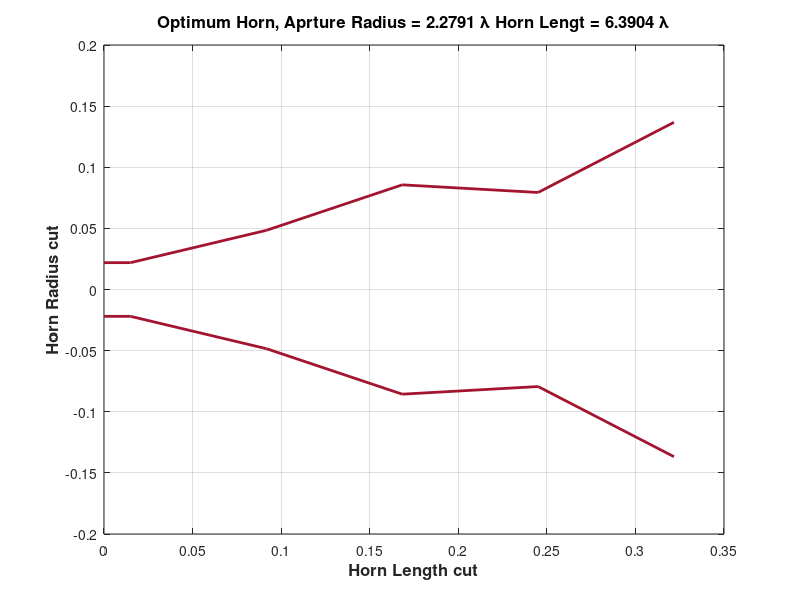

MATLAB code for this plot: (Note: this script raises an error after producing the figure.)
%% Optimum design for -45dB return loss from pattern search optimization 
clear;
c0 = 3e8;
F = 5e9;
lamb = c0./F;
N = 5;
data = load('fmincon_V2L_ms3serv2_fl_V2.mat');
fmin = data.fmin2;

R = [fmin.r(1) fmin.r(1:N).'];

% R = [0.02283 0.02283 0.06313 0.07772 0.09971 0.1467]; % From GA algo


% R = [0.02 0.02 0.02667 0.03333 0.04 0.04667 0.05333 0.06 0.06667 0.07333 0.09562 0.08667 0.09333 0.1009 0.1067 0.1156...
%     0.1491];
% N = length(R) - 1;
% Len = 0.3912;
% Len = fmin.r(N + 1);

Len = fmin.r(N+1);

l1 = lamb./4;
L = [l1 ones(1, N - 1)./N .* Len];

for i = 1:N
    L_axis(i) = sum(L(1:i));
end
L_axis = [0 L_axis];
figure;
plot(L_axis, R, 'LineWidth', 2, 'Color', [0.6350, 0.0780, 0.1840] );
hold on;
plot(L_axis, -R, 'LineWidth', 2, 'Color', [0.6350, 0.0780, 0.1840] );
title(['Optimum Horn, Aprture Radius = ', num2str(R(end)./lamb), ' \lambda ', 'Horn Lengt = ', num2str(Len./lamb), ' \lambda'], 'FontSize', 12, 'FontWeight', 'bold');
xlabel('Horn Length cut', 'FontSize', 12, 'FontWeight', 'bold');
ylabel('Horn Radius cut', 'FontSize', 12, 'FontWeight', 'bold');
grid on;

%% Iteration over the frequencies 

SP = [R(2:end) Len];

XMN_data = load('Xmn.mat');
str = XMN_data.Xmn;

fc_ = fc(R(2), 1, 1);

% <<<<<<< Updated upstream
% F = linspace(fc_(1)+fc_(1)./100, fc_(3), 20);
% =======
F = linspace(fc_(1)+fc_(1)./100, fc_(11), 20);
% >>>>>>> Stashed changes
% F = 5e9;
% objective = @(x) GSM_N_opt_allvar(SP(1:N), SP(N+1), x(1:length(F)), 0);
tic;
% parfor i = 1:length(F)
RL = GSM_N_opt_allvar_V2_freq(SP(1:N), SP(N+1), F, 20);

time_used = toc;
% end

figure;
plot(F*1e-9, RL, 'LineWidth', 2);grid on;
xlabel('Frequency (GHz)', 'FontSize', 16, 'FontWeight', 'bold');
ylabel('Return loss (dB)', 'FontSize', 16, 'FontWeight', 'bold');
title('RL of patternsearch algo', 'FontSize', 16, 'FontWeight', 'bold');
% RL1 = GSM_N_opt_allvar(SP(1:N), SP(N+1), 5e9, 20);
% end
